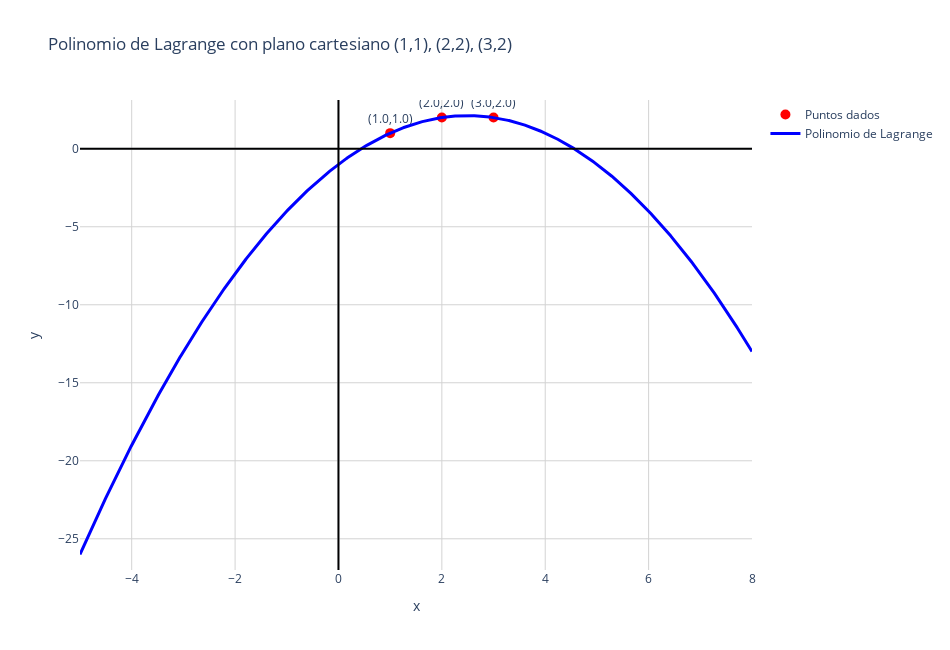

This figure's notebook cell:
### Markdown cell above
**2. (1,1),(2,2),(3,2)**

### Code cell
import numpy as np
import plotly.graph_objects as go

# Datos originales
x_datos = np.array([1, 2, 3], dtype=float)
y_datos = np.array([1, 2, 2], dtype=float)

# Función para calcular el polinomio de Lagrange
def lagrange(x, x_datos, y_datos):
    total = 0
    n = len(x_datos)
    for i in range(n):
        term = y_datos[i]
        for j in range(n):
            if j != i:
                term *= (x - x_datos[j]) / (x_datos[i] - x_datos[j])
        total += term
    return total

# Ampliar rango para mostrar el polinomio completo
x_min, x_max = -5, 8
x_vals = np.linspace(x_min, x_max, 800)
y_vals = [lagrange(xi, x_datos, y_datos) for xi in x_vals]

# Crear figura con Plotly
fig = go.Figure()

# Puntos originales
fig.add_trace(go.Scatter(
    x=x_datos,
    y=y_datos,
    mode='markers+text',
    text=[f"({x},{y})" for x, y in zip(x_datos, y_datos)],
    textposition="top center",
    name='Puntos dados',
    marker=dict(color='red', size=10, symbol='circle')
))

# Polinomio de Lagrange
fig.add_trace(go.Scatter(
    x=x_vals,
    y=y_vals,
    mode='lines',
    name='Polinomio de Lagrange',
    line=dict(color='blue', width=3)
))

# --- Plano cartesiano (ejes X e Y dibujados) ---
# Eje X
fig.add_trace(go.Scatter(
    x=[x_min, x_max],
    y=[0, 0],
    mode='lines',
    line=dict(color='black', width=2),
    showlegend=False
))

# Eje Y
y_min, y_max = min(y_vals) - 1, max(y_vals) + 1
fig.add_trace(go.Scatter(
    x=[0, 0],
    y=[y_min, y_max],
    mode='lines',
    line=dict(color='black', width=2),
    showlegend=False
))

# Configurar diseño del gráfico
fig.update_layout(
    title='Polinomio de Lagrange con plano cartesiano (1,1), (2,2), (3,2)',
    xaxis=dict(
        title='x',
        range=[x_min, x_max],
        showgrid=True,
        gridcolor='lightgrey'
    ),
    yaxis=dict(
        title='y',
        range=[y_min, y_max],
        showgrid=True,
        gridcolor='lightgrey'
    ),
    template='plotly_white',
    width=950,
    height=650
)

fig.show()

### Figure 1 — Plotly figure (JSON) as saved in the notebook; plotly's stock layout.template omitted (floating-point values rounded to 4 significant figures; data arrays with more than 128 entries replaced by an {"elided": "..."} marker saying what was removed)
{"data": [{"marker": {"color": "red", "size": 10, "symbol": "circle"}, "mode": "markers+text", "name": "Puntos dados", "text": ["(1.0,1.0)", "(2.0,2.0)", "(3.0,2.0)"], "textposition": "top center", "type": "scatter", "x": [1, 2, 3], "y": [1, 2, 2]}, {"line": {"color": "blue", "width": 3}, "mode": "lines", "name": "Polinomio de Lagrange", "type": "scatter", "x": {"elided": "800 float values"}, "y": {"elided": "800 float values"}}, {"line": {"color": "black", "width": 2}, "mode": "lines", "showlegend": false, "type": "scatter", "x": [-5, 8], "y": [0, 0]}, {"line": {"color": "black", "width": 2}, "mode": "lines", "showlegend": false, "type": "scatter", "x": [0, 0], "y": [-27, 3.125]}], "layout": {"height": 650, "title": {"text": "Polinomio de Lagrange con plano cartesiano (1,1), (2,2), (3,2)"}, "width": 950, "xaxis": {"gridcolor": "lightgrey", "range": [-5, 8], "showgrid": true, "title": {"text": "x"}}, "yaxis": {"gridcolor": "lightgrey", "range": [-27, 3.125], "showgrid": true, "title": {"text": "y"}}}}
